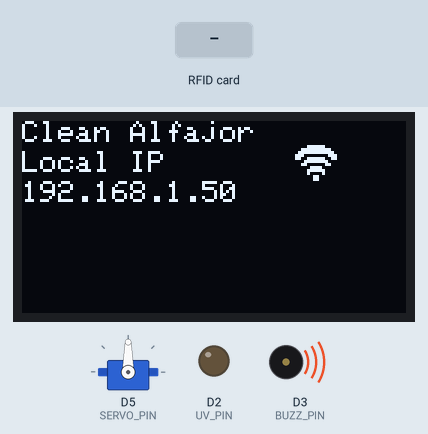
This sketch was run on a simulated Arduino MKR. Parts: servo, 128×64 one-colour display, output pins drawn as LEDs (lit = HIGH), buzzer (waves = sounding). The test bench sets the inputs (shaded band). WiFi joins after 1.5 s; servers stay silent unless stated; uploads are accepted with an empty reply; pins used as bus, display or sensor lines are not drawn; what the sketch prints to the serial monitor is not drawn.

Above: at 11.7 s.
At 20.0 s:
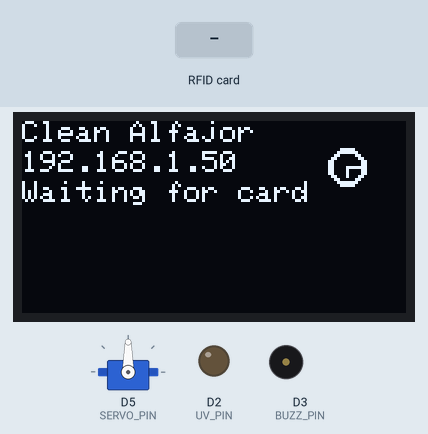
20.1 s: RFID card 5E 7A 19 C4 held to the reader
At 21.6 s:
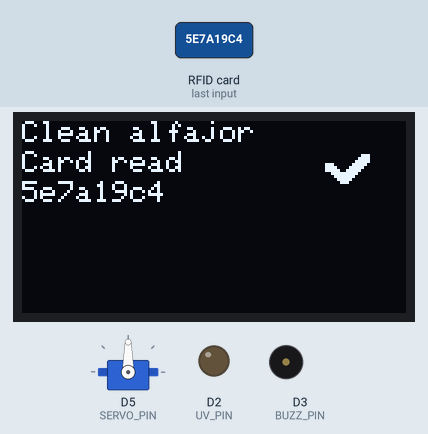
At 23.8 s:
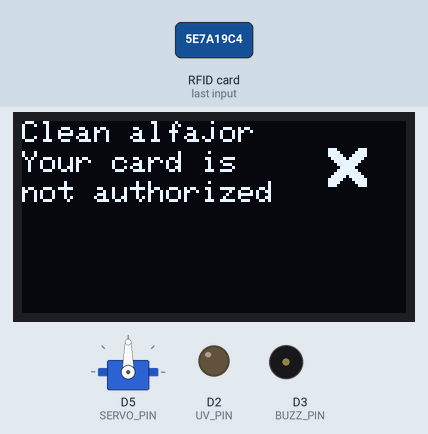
Timing chart, 0 to 25.3 s (numbered marks = the images above; inputs shaded):
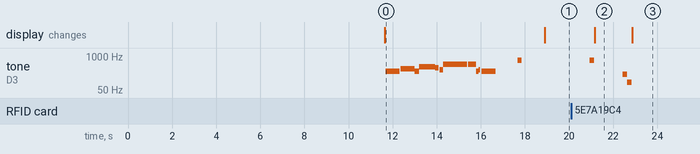

Measured:
- after the input at 20.1 s, tone on D3 (BUZZ_PIN): plays 700 Hz for 0.20 s, 200 Hz for 0.20 s, 100 Hz for 0.20 s, starting after 0.84 s; the display: changes after 1.1 s (image 2)
- what the display in image 2 shows lasts 1.7 s, from 21.2 s to 22.9 s

The sketch:

CleanAlfajor.ino
```cpp
// Clean Alfajor Dispenser
// Roni Bandini
// Argentina, August 2020


#include <Wire.h>
#include <Servo.h>
#include <MFRC522.h>
#include <SPI.h>
#include <WiFiNINA.h>
#include <Adafruit_GFX.h>
#include <Adafruit_SSD1306.h>

char ssid[] = "SSIDHere";
char pass[] = "PASSHere";

int status = WL_IDLE_STATUS;
char server[] = "RemoteServer.com";
WiFiClient client;

#define OLED_RESET 4
Adafruit_SSD1306 display(OLED_RESET);

#define LOGO16_GLCD_HEIGHT 16
#define LOGO16_GLCD_WIDTH  16

// Icons by Artur Funk
 unsigned char wifi1_icon16x16[] =
{
  0b00000000, 0b00000000, //
  0b00000111, 0b11100000, //      ######
  0b00011111, 0b11111000, //    ##########
  0b00111111, 0b11111100, //   ############
  0b01110000, 0b00001110, //  ###        ###
  0b01100111, 0b11100110, //  ##  ######  ##
  0b00001111, 0b11110000, //     ########
  0b00011000, 0b00011000, //    ##      ##
  0b00000011, 0b11000000, //       ####
  0b00000111, 0b11100000, //      ######
  0b00000100, 0b00100000, //      #    #
  0b00000001, 0b10000000, //        ##
  0b00000001, 0b10000000, //        ##
  0b00000000, 0b00000000, //
  0b00000000, 0b00000000, //
  0b00000000, 0b00000000, //
};

 unsigned char clock_icon16x16[] =
{
  0b00000000, 0b00000000, //
  0b00000000, 0b00000000, //
  0b00000011, 0b11100000, //       #####
  0b00000111, 0b11110000, //      #######
  0b00001100, 0b00011000, //     ##     ##
  0b00011000, 0b00001100, //    ##       ##
  0b00110000, 0b00000110, //   ##         ##
  0b00110000, 0b00000110, //   ##         ##
  0b00110000, 0b11111110, //   ##    #######
  0b00110000, 0b10000110, //   ##    #    ##
  0b00110000, 0b10000110, //   ##    #    ##
  0b00011000, 0b10001100, //    ##   #   ##
  0b00001100, 0b00011000, //     ##     ##
  0b00000111, 0b11110000, //      #######
  0b00000011, 0b11100000, //       #####
  0b00000000, 0b00000000, //
};

 unsigned char lock_open_icon16x16[] =
{
  0b00111111, 0b11111100, //   ############
  0b00111111, 0b11111100, //   ############
  0b00111000, 0b00011100, //   ###      ###
  0b00111000, 0b00000000, //   ###
  0b00111000, 0b00000000, //   ###
  0b01111111, 0b11111110, //  ##############
  0b01111111, 0b11111110, //  ##############
  0b01111111, 0b11111110, //  ##############
  0b01111111, 0b11111110, //  ##############
  0b01111110, 0b01111110, //  ######  ######
  0b01111110, 0b01111110, //  ######  ######
  0b01111110, 0b01111110, //  ######  ######
  0b01111110, 0b01111110, //  ######  ######
  0b01111111, 0b11111110, //  ##############
  0b01111111, 0b11111110, //  ##############
  0b00000000, 0b00000000, //
};

 unsigned char check_icon16x16[] =
{
  0b00000000, 0b00000000, //
  0b00000000, 0b00000000, //
  0b00000000, 0b00000000, //
  0b00000000, 0b00000000, //
  0b00000000, 0b00000111, //              ###
  0b00000000, 0b00001111, //             ####
  0b00000000, 0b00011111, //            #####
  0b01110000, 0b00111110, //  ###      #####
  0b01111000, 0b01111100, //  ####    #####
  0b01111100, 0b11111000, //  #####  #####
  0b00011111, 0b11110000, //    #########
  0b00001111, 0b11100000, //     #######
  0b00000111, 0b11000000, //      #####
  0b00000011, 0b10000000, //       ###
  0b00000000, 0b00000000, //
  0b00000000, 0b00000000, //
};

 unsigned char cancel_icon16x16[] =
{
  0b00000000, 0b00000000, //
  0b00000000, 0b00000000, //
  0b00111000, 0b00001110, //   ###       ###
  0b00111100, 0b00011110, //   ####     ####
  0b00111110, 0b00111110, //   #####   #####
  0b00011111, 0b01111100, //    ##### #####
  0b00001111, 0b11111000, //     #########
  0b00000111, 0b11110000, //      #######
  0b00000011, 0b11100000, //       #####
  0b00000111, 0b11110000, //      #######
  0b00001111, 0b11111000, //     #########
  0b00011111, 0b01111100, //    ##### #####
  0b00111110, 0b00111110, //   #####   #####
  0b00111100, 0b00011110, //   ####     ####
  0b00111000, 0b00001110, //   ###       ###
  0b00000000, 0b00000000, //
};

Servo servo;

#define RST_PIN  6    // RST RC522
#define SS_PIN  7    // SDA RC522
#define UV_PIN 2
#define BUZZ_PIN 3
#define SERVO_PIN 5

MFRC522 mfrc522(SS_PIN, RST_PIN);

String s1="";
int randNumber=0;

int dispenserDelay=300;

// Argentine anthem
int length = 13;
char notes[] = "cecgfdbbbbcdc";
int beats[] = {8, 8, 2, 8,2, 2, 4, 4, 4, 4,1,1,8};
int tempo = 80;

IPAddress ip;


void setup() {
  Serial.begin(9600);

  Serial.println("Starting...");

  servo.attach(SERVO_PIN);

  display.begin(SSD1306_SWITCHCAPVCC, 0x3C);
  pinMode(BUZZ_PIN, OUTPUT);
  pinMode(UV_PIN, OUTPUT);

  SPI.begin();
  mfrc522.PCD_Init();

  display.clearDisplay();
  display.setTextSize(1);
  display.setTextColor(WHITE);
  display.drawBitmap(90, 7,  wifi1_icon16x16, 16, 16, 1);
  display.setCursor(0, 0);
  display.println("Clean Alfajor");
  display.setCursor(0, 10);
  display.println("Connecting to");
  display.setCursor(0, 20);
  display.println("WiFi...");
  display.display();

  randomSeed(analogRead(0));


   // check for the WiFi module:
  if (WiFi.status() == WL_NO_MODULE) {
    Serial.println("WiFi link failed");
    // don't continue
    while (true);
  }


  // attempt to connect to Wifi network:
  while (status != WL_CONNECTED) {
    Serial.print("Connecting to SSID: ");
    Serial.println(ssid);
    status = WiFi.begin(ssid, pass);
    // wait 10 seconds for connection
    delay(10000);
  }
  Serial.println("Connected");


  Serial.print("SSID: ");
  Serial.println(WiFi.SSID());
  ip = WiFi.localIP();
  Serial.print("IP Address: ");
  Serial.println(ip);

  display.clearDisplay();
  display.drawBitmap(90, 7,  wifi1_icon16x16, 16, 16, 1);
  display.setCursor(0, 0);
  display.println("Clean Alfajor");
  display.setCursor(0, 10);
  display.println("Local IP");
  display.setCursor(0, 20);
  display.println(ip);
  display.display();


   // plays anthem
    for (int i = 0; i < length; i++) {
    if (notes[i] == ' ') {
      delay(beats[i] * tempo); // rest
    } else {
      playNote(notes[i], beats[i] * tempo);
    }

    // pause between notes
    delay(tempo / 2);
  }

  delay(1000);


  tone(BUZZ_PIN, 700);
  delay(200);
  noTone(BUZZ_PIN);

  servo.write(90);
  delay(1000);

  display.clearDisplay();
  display.setCursor(0, 0);
  display.println("Clean Alfajor");
  display.drawBitmap(100, 7,  clock_icon16x16, 16, 16, 1);
  display.setCursor(0, 10);
  display.println(ip);
  display.setCursor(0, 20);
  display.println("Waiting for card");
  display.display();

}

void loop() {


   if ( mfrc522.PICC_IsNewCardPresent())
        {
            // New card present
            if ( mfrc522.PICC_ReadCardSerial())
            {

                  tone(BUZZ_PIN, 700);
                  delay(200);
                  noTone(BUZZ_PIN);

                  s1="";
                  // Send card UID
                  Serial.print(" Card:");


                  for (byte i = 0; i < mfrc522.uid.size; i++) {
                          Serial.print(mfrc522.uid.uidByte[i] < 0x10 ? " 0" : " ");
                          Serial.print(mfrc522.uid.uidByte[i], HEX);
                          s1 = s1 + String(mfrc522.uid.uidByte[i], HEX);

                  }

                  Serial.println();
                  Serial.println(s1.substring(0, 14));
                  // Ends reading
                  mfrc522.PICC_HaltA();
                  Serial.print("");
                  s1=String(s1);

                display.clearDisplay();
                display.setCursor(0, 0);
                display.println("Clean alfajor");
                display.drawBitmap(100, 7,  check_icon16x16, 16, 16, 1);
                display.setCursor(0, 10);
                display.println("Card read");
                display.setCursor(0, 20);
                display.println(s1);
                display.display();
                delay(1000);

                // Query remote server

                Serial.println("\nStarting connection to server...");
                if (client.connect(server, 80)) {
                  Serial.println("connected to server");
                  // Make a HTTP request:
                  client.println("GET /server/alfajor.php?uid=" +s1+ " HTTP/1.1");
                  client.println("Host: YourServerHere.com");
                  client.println("Connection: close");
                  client.println();
                }

                waitServer();

                String serverAnswer="";

                while (client.available()) {
                  char c = client.read();
                  serverAnswer=serverAnswer+c;
                  Serial.write(c);
                }

              Serial.println("Answer is:");
              const String yourName=getValue(serverAnswer,'#',1);
              Serial.println(yourName);

                if (yourName!="N/A" and yourName!=""){

                    tone(BUZZ_PIN, 700);
                    delay(100);
                    noTone(BUZZ_PIN);

                    // UV Lamp

                    display.clearDisplay();
                    display.setCursor(0, 0);
                    display.println("Clean alfajor");
                    display.drawBitmap(100, 8,  lock_open_icon16x16, 16, 16, 1);
                    display.setCursor(0, 10);
                    display.println(yourName);
                    display.setCursor(0, 20);
                    display.println("UV sterilizing");
                    display.display();

                    Serial.println("Capacitor on");
                    digitalWrite(UV_PIN , HIGH);
                    delay(2500);
                    digitalWrite(UV_PIN, LOW);
                    delay(2500);

                    tone(BUZZ_PIN, 900);
                    delay(100);
                    noTone(BUZZ_PIN);
                    tone(BUZZ_PIN, 900);
                    delay(50);
                    noTone(BUZZ_PIN);

                    Serial.println("Turn on");
                    digitalWrite(UV_PIN , HIGH);
                    delay(1000);
                    digitalWrite(UV_PIN, LOW);
                    delay(5000);

                    Serial.println("Turn off");
                    digitalWrite(UV_PIN, HIGH);
                    delay(200);
                    digitalWrite(UV_PIN, LOW);
                    delay(200);

                    tone(BUZZ_PIN, 900);
                    delay(100);
                    noTone(BUZZ_PIN);
                    tone(BUZZ_PIN, 900);
                    delay(50);
                    noTone(BUZZ_PIN);

                    display.clearDisplay();
                    display.setCursor(0, 0);
                    display.println("Clean alfajor");
                    display.drawBitmap(100, 8,  lock_open_icon16x16, 16, 16, 1);
                    display.setCursor(0, 10);
                    display.println("Alfajor");
                    display.setCursor(0, 20);
                    display.println("clean and ready");
                    display.display();


                    servo.write(0);
                    delay(dispenserDelay);
                    servo.write(90);

                    delay(5000);
                    }
                    else

                    {

                            tone(BUZZ_PIN, 200);
                            delay(200);
                            tone(BUZZ_PIN, 100);
                            delay(200);
                            noTone(BUZZ_PIN);

                            display.clearDisplay();
                            display.setCursor(0, 0);
                            display.println("Clean alfajor");
                            display.drawBitmap(100, 7,  cancel_icon16x16, 16, 16, 1);
                            display.setCursor(0, 10);
                            display.println("Your card is");
                            display.setCursor(0, 20);
                            display.println("not authorized");
                            display.display();


                            delay(4000);
                    }


                display.clearDisplay();
                display.setCursor(0, 0);
                display.println("Clean alfajor");
                display.drawBitmap(100, 7,  clock_icon16x16, 16, 16, 1);
                display.setCursor(0, 10);
                display.println(ip);
                display.setCursor(0, 20);
                display.println("Waiting for card");
                display.display();

            }

  }// card present
  delay(1000);

}

void playTone(int tone, int duration) {
  for (long i = 0; i < duration * 1000L; i += tone * 2) {
    digitalWrite(BUZZ_PIN, HIGH);
    delayMicroseconds(tone);
    digitalWrite(BUZZ_PIN, LOW);
    delayMicroseconds(tone);
  }
}

void playNote(char note, int duration) {
  char names[] = { 'c', 'd', 'e', 'f', 'g', 'a', 'b', 'C' };
  int tones[] = { 1915, 1700, 1519, 1432, 1275, 1136, 1014, 956 };

  // play the tone corresponding to the note name
  for (int i = 0; i < 8; i++) {
    if (names[i] == note) {
      playTone(tones[i], duration);
    }
  }
}

void waitServer() {
  int timeout = 0;
  while (!client.available() && timeout < 5000) {
    timeout++;
    delay(1);
    if (timeout >= 5000) {
      Serial.println(F("Error, max timeout reached"));
      break;
    }
  }
}

String getValue(String data, char separator, int index)
{
  int found = 0;
  int strIndex[] = {0, -1};
  int maxIndex = data.length()-1;

  for(int i=0; i<=maxIndex && found<=index; i++){
    if(data.charAt(i)==separator || i==maxIndex){
        found++;
        strIndex[0] = strIndex[1]+1;
        strIndex[1] = (i == maxIndex) ? i+1 : i;
    }
  }

  return found>index ? data.substring(strIndex[0], strIndex[1]) : "";
}
```
